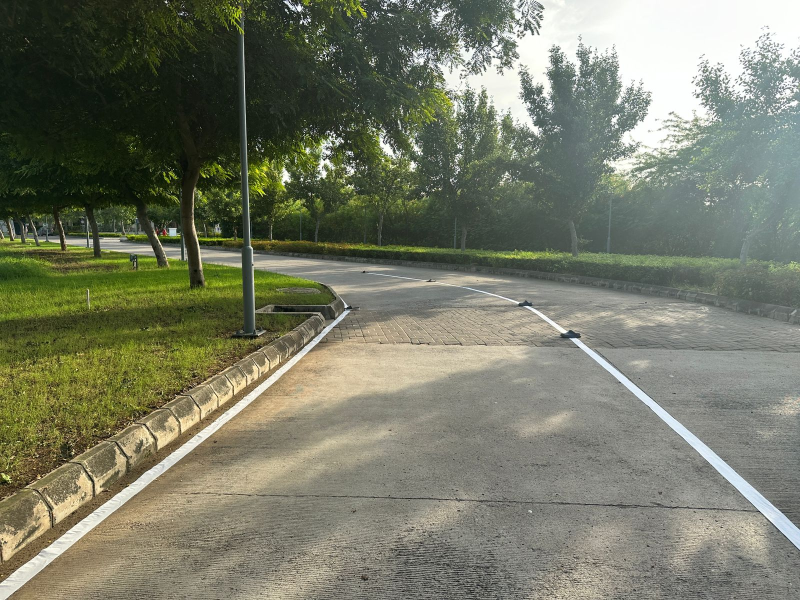
#> input picture Backup Methods/Segformer/img and vdos/road_1.jpg, 1600 x 1200 px, given in place of the camera (shown at 1/2 size)
$ python lane_detection_copy1.py
#> lines starting #> are read from the running program, lines starting #| are printed output that depends on the picture; after the words box and inside, x2 and y2 are one past the last pixel; in counts of white or black regions, pixels touching at a corner belong together
import cv2
import matplotlib.pyplot as plt
import numpy as np

capture = cv2.VideoCapture(0)

def canny(img):
    gray = cv2.cvtColor(img, cv2.COLOR_BGR2GRAY)
    kernel = 7
    blur = cv2.GaussianBlur(gray, (kernel,kernel), sigmaX=0, sigmaY=0)
    canny = cv2.Canny(blur,100,160)
    return canny
def region_of_interest_trapezium(img):
    height = img.shape[0]
    width = img.shape[1]
    mask = np.zeros_like(img)
    bottom_left = (0, height)
    top_left = (0, height * 0.5)
    top_right = (width, height * 0.5)
    bottom_right = (width, height)
    trapezium = np.array([[bottom_left, top_left, top_right, bottom_right]], np.int32)
    cv2.fillPoly(mask, [trapezium], 255)
    masked_image = cv2.bitwise_and(img, mask)
    return masked_image
def houghLines(img):
    houghLines = cv2.HoughLinesP(img,2,10*(np.pi/180),10,np.array([]),minLineLength = 15, maxLineGap = 5)
    return houghLines
# [127 lines left out: functions display_lines, display_lines_with_filled_region, make_points, average_slope_intercept, average_slope_intercept_with_centre, not called in this run]
left_line_history = []
right_line_history = []
history_length = 100
init_point = (23, 384)
# [12 lines left out: functions update_line_history, average_line_from_history, not called in this run]
counter = 0
while True:
    ret, frame = capture.read()
#> frame is the input picture: shape (1200, 1600, 3); mean B, G, R 103.3, 122.1, 119
    if not ret:
        break
    counter += 1
    original_height, original_width = frame.shape[0], frame.shape[1]
#> original_height = 1200; original_width = 1600
    try:
        canny_output = canny(frame)
#> in canny, `gray = cv2.cvtColor(img, cv2.COLOR_BGR2GRAY)`:
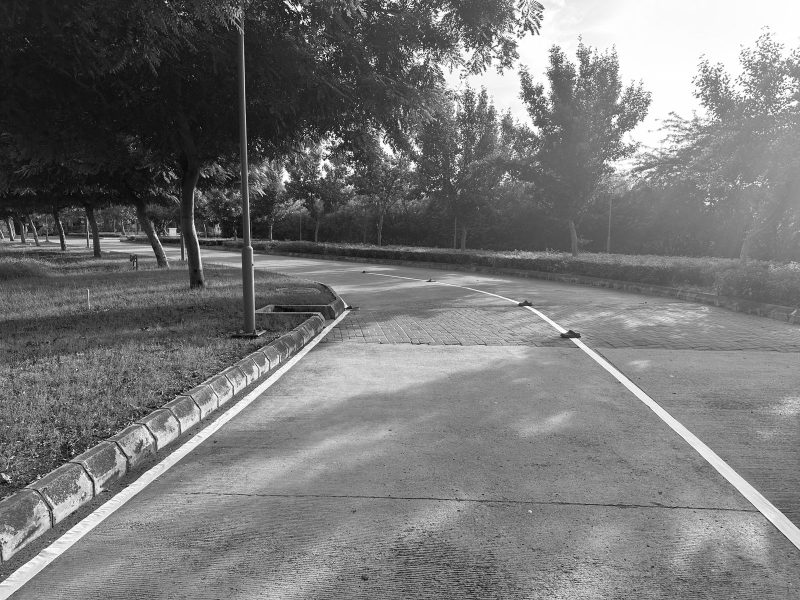
#> gray: shape (1200, 1600) (shown at 1/2 size); min 0, max 255, mean 119
#> in canny, `canny = cv2.Canny(blur,100,160)`:
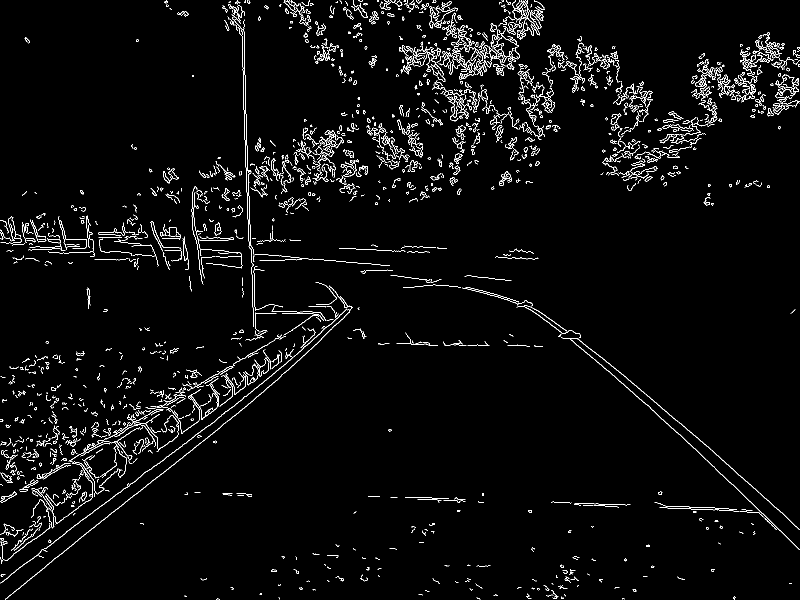
#> canny: shape (1200, 1600) (shown at 1/2 size); 3% white in thin lines or dots
        masked_output = region_of_interest_trapezium(canny_output)
#> in region_of_interest_trapezium, `cv2.fillPoly(mask, [trapezium], 255)`:
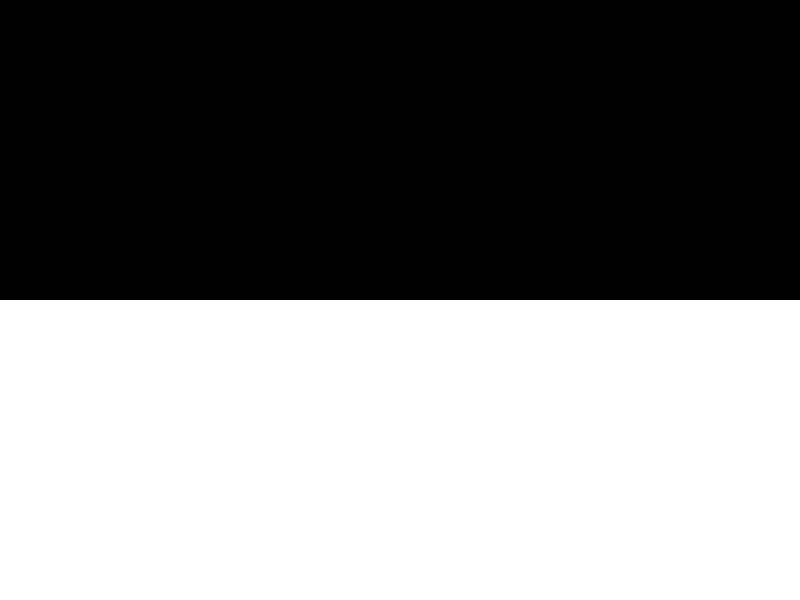
#> mask: shape (1200, 1600) (shown at 1/2 size); 50% white; 1 white region, box (x1, y1, x2, y2) and area: (0, 600, 1600, 1200) 960000
#> in region_of_interest_trapezium, `masked_image = cv2.bitwise_and(img, mask)`:
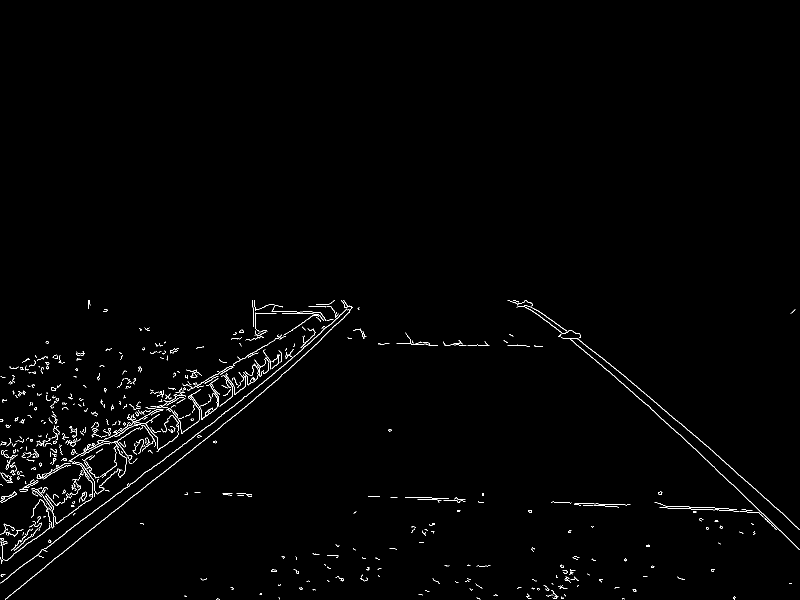
#> masked_image: shape (1200, 1600) (shown at 1/2 size); 1% white in thin lines or dots, all inside (x1, y1, x2, y2) = (0, 600, 1600, 1200)
        lines = houghLines(masked_output)
#> in houghLines, `houghLines = cv2.HoughLinesP(img,2,10*(np.pi/180),10,np.array([]),minL..`: houghLines = 235 rows, first 6: [480, 802, 623, 682], [92, 948, 173, 901], [567, 670, 585, 660], [353, 798, 370, 791], [124, 935, 139, 927], [296, 863, 331, 863]
#> lines has the same summary as houghLines in houghLines
        # average_lines = average_slope_intercept(frame,lines)
        # average_lines_with_centre = average_slope_intercept_with_centre(frame,lines)

        left_line = average_lines_with_centre[0]
        right_line = average_lines_with_centre[1]

        left_line_history = update_line_history(left_line_history, left_line, history_length)
        right_line_history = update_line_history(right_line_history, right_line, history_length)
        left_line_avg = average_line_from_history(left_line_history)
        right_line_avg = average_line_from_history(right_line_history)
        center_line_avg = np.array([[0,0,0,0]])
        for i in range(4):
            center_line_avg[0][i] = np.int32((left_line_avg[0][i] + right_line_avg[0][i])/2)

        average_lines_avg = np.array([np.array(left_line_avg),np.array(right_line_avg)])
        average_lines_with_centre_avg = np.array([np.array(left_line_avg),np.array(right_line_avg),np.array(center_line_avg)])

        line_image_2_filled = display_lines_with_filled_region(frame,average_lines_with_centre_avg,init_point)
    except:
        line_image_2_filled = frame

    cv2.imshow('Frame', line_image_2_filled)
    if cv2.waitKey(25) & 0xFF == ord('q'):  # Press 'q' to exit
#> (key q is pressed here)
        print(counter)
        break
cv2.destroyAllWindows()

$ run again, on Backup Methods/Segformer/img and vdos/road_2.jpg
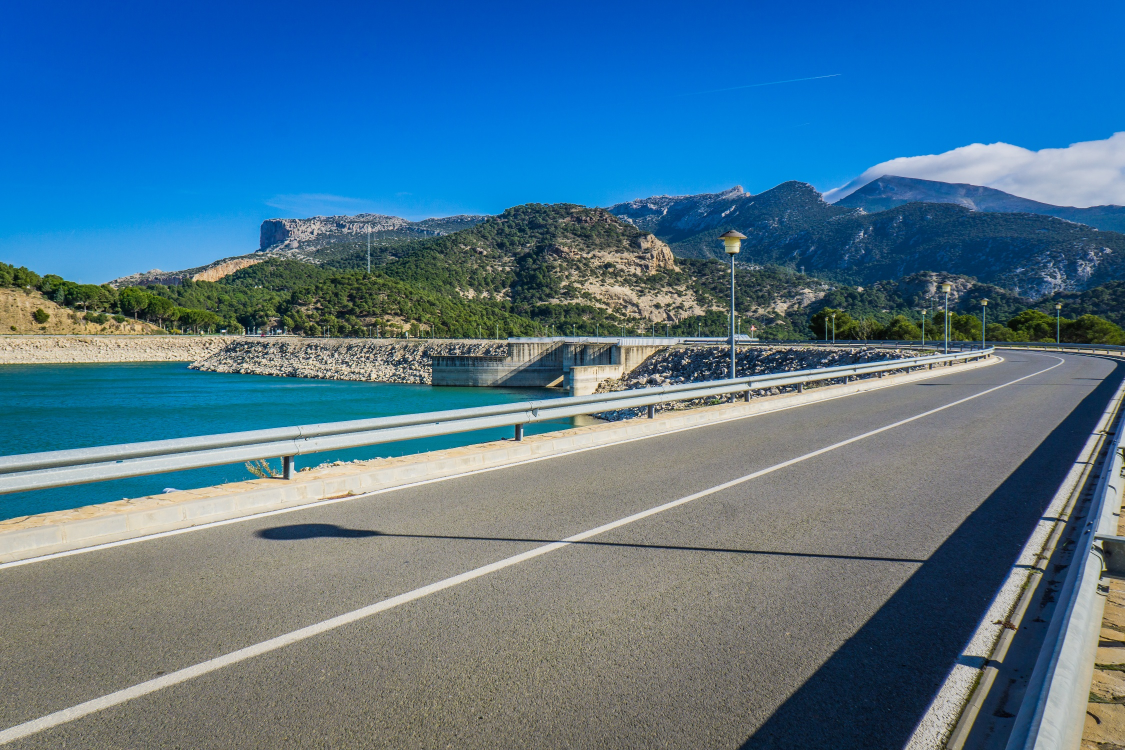
#> input picture Backup Methods/Segformer/img and vdos/road_2.jpg, 2250 x 1500 px, given in place of the camera (shown at 1/2 size)
#> frame is the input picture: shape (1500, 2250, 3); mean B, G, R 143.3, 117.4, 78.4
#> in canny, `canny = cv2.Canny(blur,100,160)`:
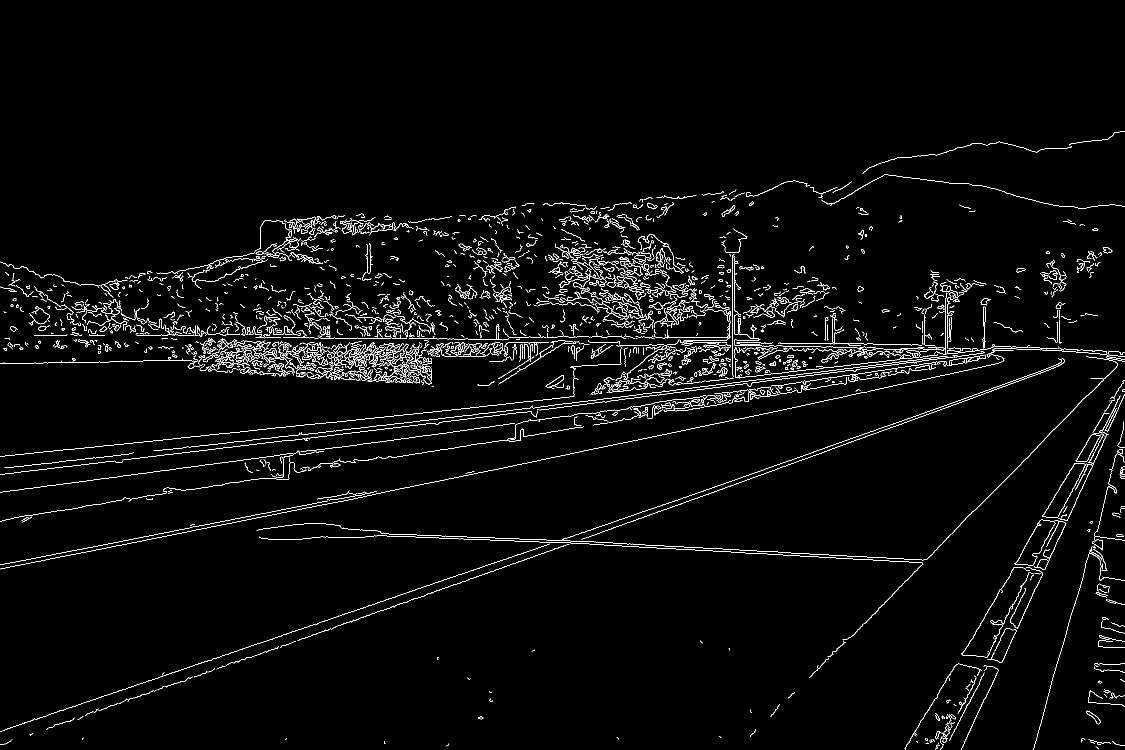
#> canny: shape (1500, 2250) (shown at 1/2 size); 2.6% white in thin lines or dots, all inside (x1, y1, x2, y2) = (0, 262, 2250, 1500)
#> mask: shape (1500, 2250); 50% white; 1 white region, box (x1, y1, x2, y2) and area: (0, 750, 2250, 1500) 1687500
#> in region_of_interest_trapezium, `masked_image = cv2.bitwise_and(img, mask)`:
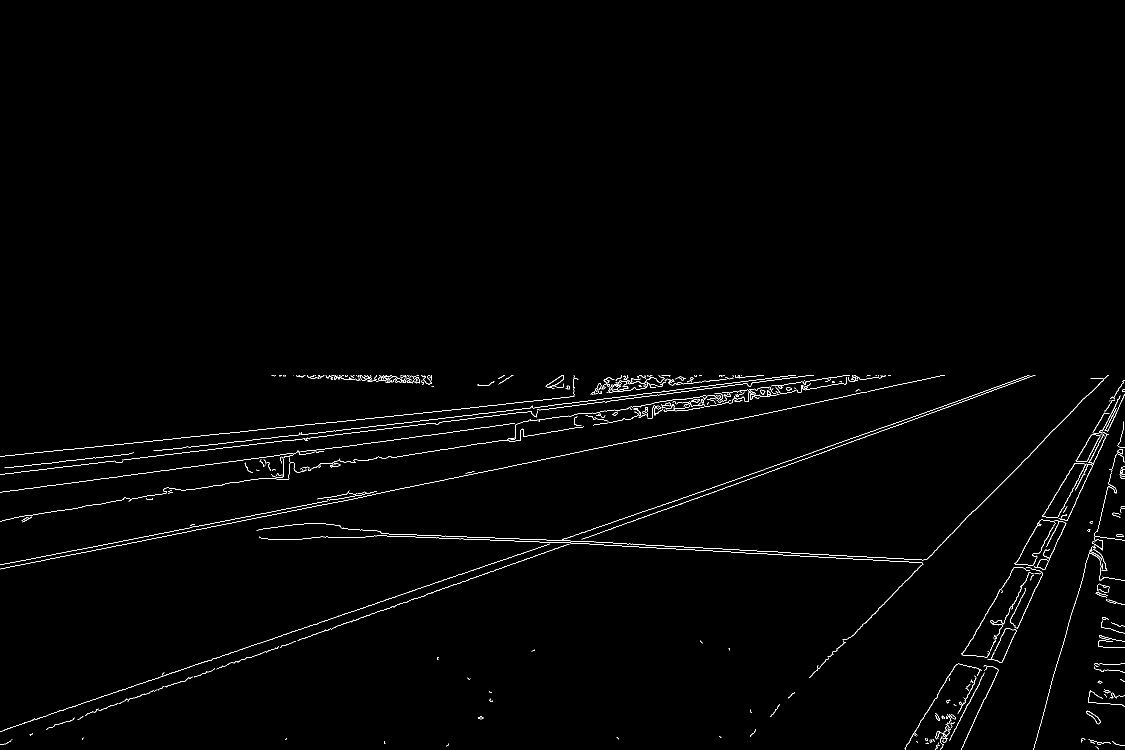
#> masked_image: shape (1500, 2250) (shown at 1/2 size); 0.93% white in thin lines or dots, all inside (x1, y1, x2, y2) = (0, 750, 2250, 1500)
#> houghLines = 498 rows, first 6: [1331, 1019, 2070, 750], [1471, 789, 1486, 786], [2090, 1025, 2134, 950], [1800, 843, 2058, 750], [849, 848, 865, 846], [1711, 874, 1818, 836]
#> lines has the same summary as houghLines in houghLines
